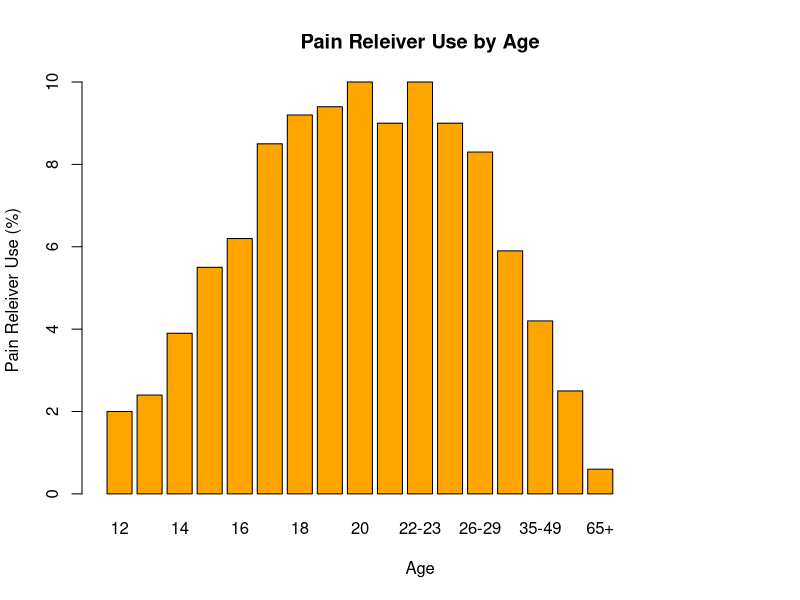
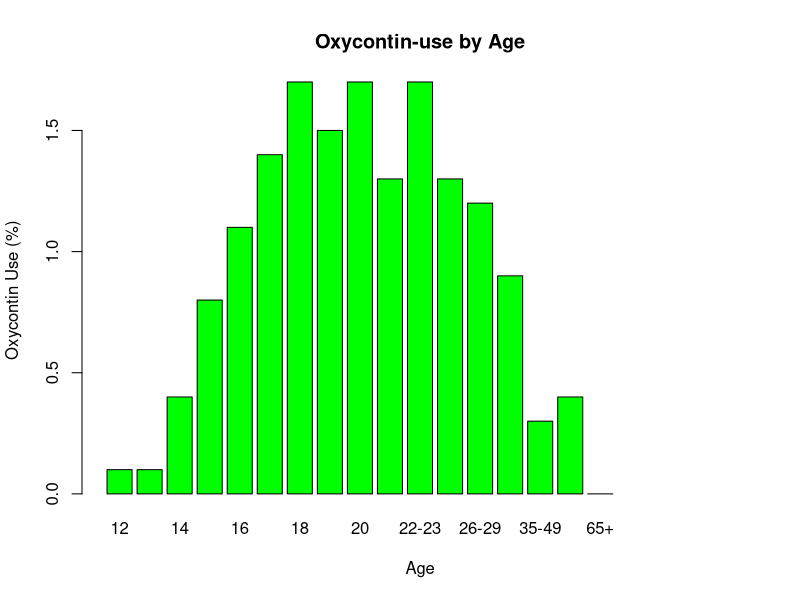
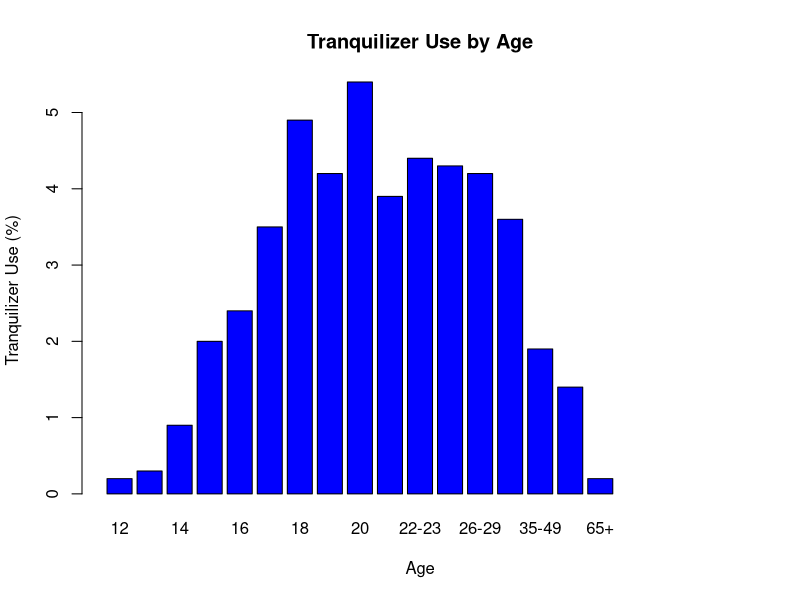
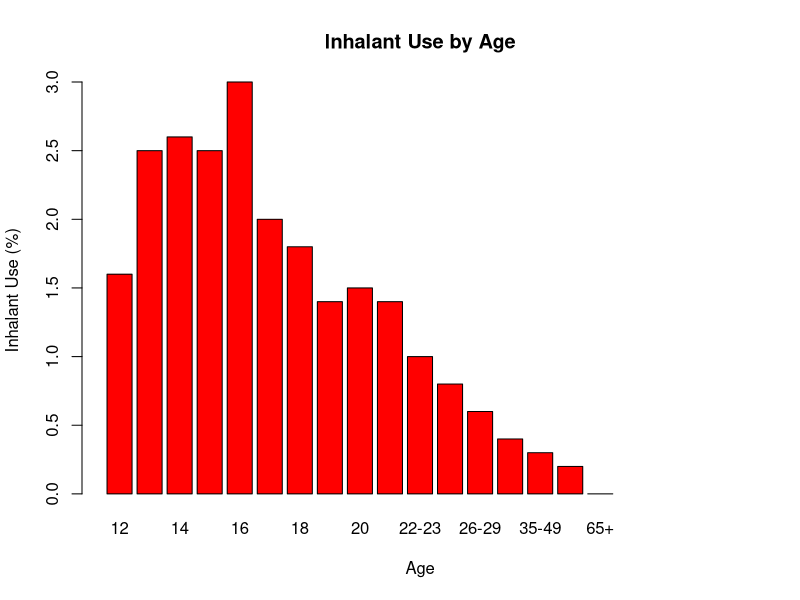
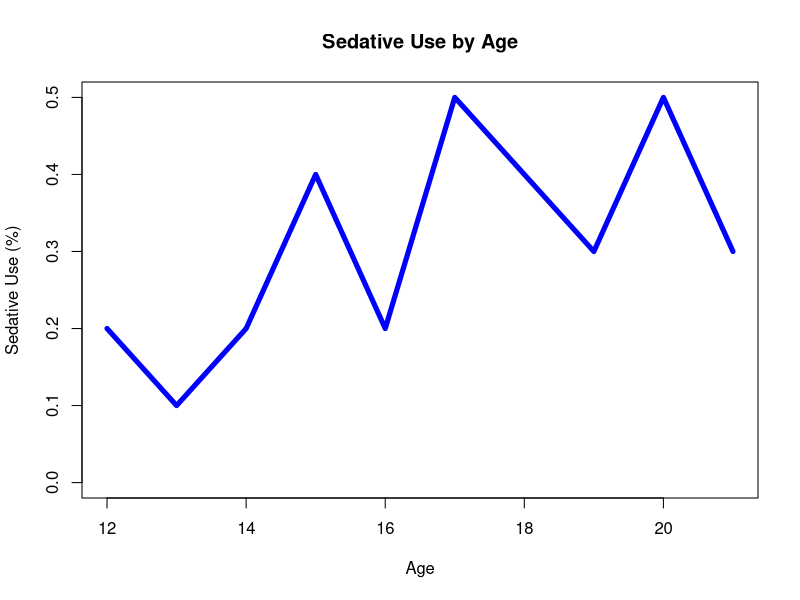

Recreate these plots in R, in order.

library(readxl)# lib to read xslx file
library(ggplot2)# lib to plot graphs

setwd("C:/Users/mohit/OneDrive/Desktop/CODING")

data <- read_excel("dataset_drug_use.xlsx")
head(data)

barplot(height = data$pain_releiver_use,
        names.arg = data$age,
        col = "orange",
        xlab = "Age",
        ylab = "Pain Releiver Use (%)",
        main = "Pain Releiver Use by Age")
barplot(height = data$oxycontin_use,
        names.arg = data$age,
        col = "green",
        xlab = "Age",
        ylab = "Oxycontin Use (%)",
        main = "Oxycontin-use by Age")
barplot(height = data$tranquilizer_use,
        names.arg = data$age,
        col = "blue",
        xlab = "Age",
        ylab = "Tranquilizer Use (%)",
        main = "Tranquilizer Use by Age")

barplot(height = data$inhalant_use,
        names.arg = data$age,
        col = "red",
        xlab = "Age",
        ylab = "Inhalant Use (%)",
        main = "Inhalant Use by Age")

plot(data$age, data$sedative_use,
     type = "l",
     lwd = 5,
     col = "blue",
     xlab = "Age",
     ylab = "Sedative Use (%)",
     main = "Sedative Use by Age")
